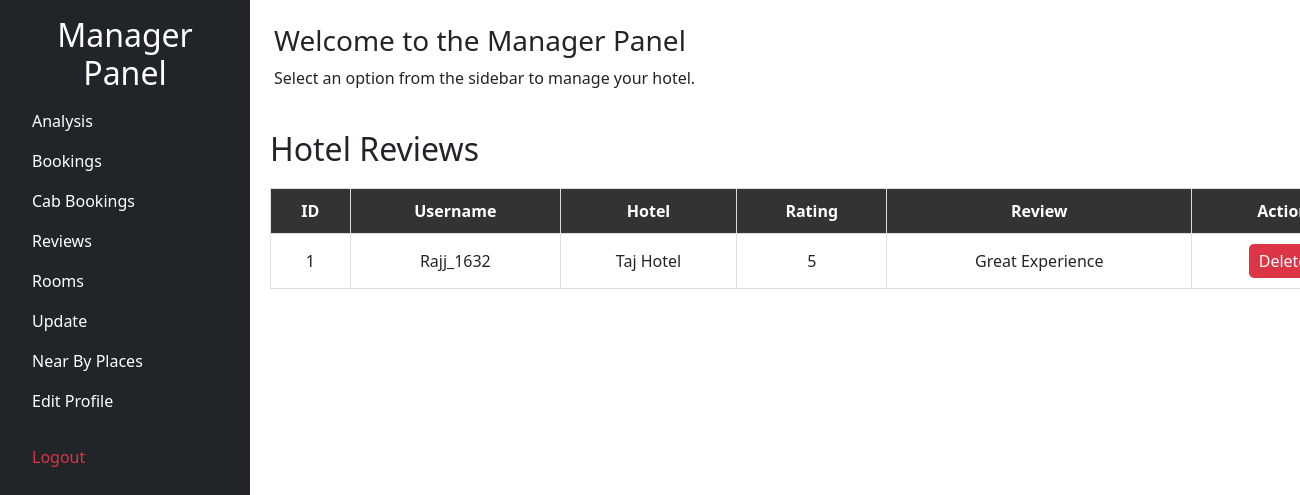
/manager/hotel/dashboard.php?page=reviews.php (signed in), run on the app's committed database.
### tables this page shows
CREATE TABLE `hotel_reviews` (
  `id` int(11) NOT NULL,
  `user_id` int(11) DEFAULT NULL,
  `property_id` int(11) DEFAULT NULL,
  `rating` float DEFAULT NULL CHECK (`rating` between 1 and 5),
  `review` text DEFAULT NULL,
  `created_at` timestamp NOT NULL DEFAULT current_timestamp()
);

CREATE TABLE `user` (
  `user_id` int(11) NOT NULL,
  `username` varchar(20) NOT NULL,
  `fname` varchar(100) NOT NULL,
  `lname` varchar(100) NOT NULL,
  `email` varchar(255) NOT NULL,
  `phno` varchar(20) DEFAULT NULL,
  `address` varchar(255) DEFAULT NULL,
  `dob` date DEFAULT NULL,
  `password` varchar(500) NOT NULL,
  `reset_token` varchar(255) DEFAULT NULL,
  `reset_expiry` datetime DEFAULT NULL
);

CREATE TABLE `hotels1` (
  `id` int(11) NOT NULL,
  `name` varchar(255) NOT NULL,
  `location` varchar(255) NOT NULL,
  `price` decimal(10,2) NOT NULL,
  `description` text DEFAULT NULL,
  `features` text NOT NULL,
  `facilities` text NOT NULL,
  `guest_capacity` varchar(50) NOT NULL,
  `area` varchar(50) NOT NULL,
  `image_url` varchar(255) DEFAULT NULL,
  `iframe` varchar(2000) NOT NULL,
  `last_updated` timestamp NOT NULL DEFAULT current_timestamp() ON UPDATE current_timestamp()
);

### manager/hotel/reviews.php (the view, shortened to what this page needs)
<?php
$conn = new mysqli("localhost", "root", "", "bookmyroom");
$property_id = $_SESSION['property_id'];
$result = mysqli_query($conn, "
    SELECT hr.id, u.username, p.name AS hotel_name, hr.rating, hr.review
    FROM hotel_reviews hr
    JOIN user u ON hr.user_id = u.user_id
    JOIN hotels1 p ON hr.property_id = p.id where p.id = $property_id
");
?>
<!DOCTYPE html>
<html lang="en">
<head>
</head>
<body>
    <h2 class="head">Hotel Reviews</h2>
    <table border="1">
        <tr>
            <th>ID</th>
            <th>Username</th>
            <th>Hotel</th>
            <th>Rating</th>
            <th>Review</th>
            <th>Action</th>
        </tr>
        <?php while ($row = mysqli_fetch_assoc($result)) { ?>
            <tr>
                <td><?= htmlspecialchars($row['id']) ?></td>
                <td><?= htmlspecialchars($row['username']) ?></td>
                <td><?= htmlspecialchars($row['hotel_name']) ?></td>
                <td><?= htmlspecialchars($row['rating']) ?></td>
                <td><?= htmlspecialchars($row['review']) ?></td>
                <td><a class="delete-btn" href="reviews.php?delete=<?= $row['id'] ?>">Delete</a></td>
            </tr>
        <?php } ?>
    </table>
</body>
</html>

### manager/hotel/reviews.php (style rules this page uses)
table { width: 85%; border-collapse: collapse; margin-top: 20px; margin-left: 270px; }
th, td { border: 1px solid #ddd; padding: 10px; text-align: center; }
th { background-color: #333; color: white; }
a { display: inline-block; text-decoration: none; padding: 5px 10px; border-radius: 5px; color: white; }
.delete-btn { background-color: #dc3545; }
.head { margin-left: 270px; }

### data on the page
hotel_reviews: id "1", user.username "Rajj_1632", property.name "Taj Hotel", rating "5", review "Great Experience"
